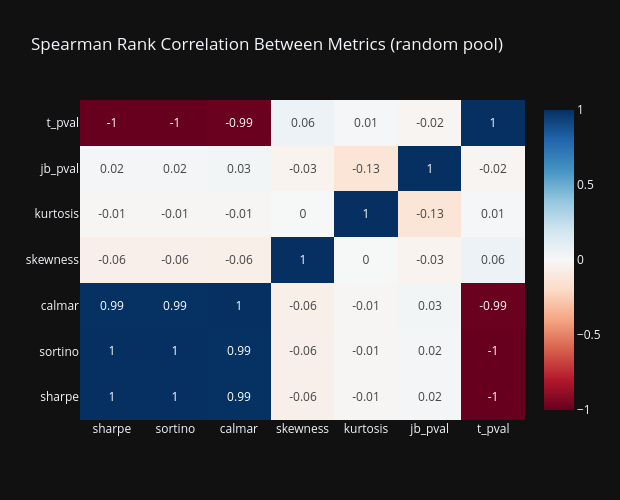

The code cell stored with this chart in its notebook:
### Code cell
# ── Rank correlations between metrics ────────────────────────────────────────
METRIC_COLS = ['sharpe', 'sortino', 'calmar', 'skewness', 'kurtosis', 'jb_pval', 't_pval']

corr = pool_df[METRIC_COLS].corr(method='spearman')

fig = go.Figure(go.Heatmap(
    z=corr.values,
    x=METRIC_COLS,
    y=METRIC_COLS,
    colorscale='RdBu',
    zmid=0,
    text=np.round(corr.values, 2),
    texttemplate='%{text}',
    showscale=True
))

fig.update_layout(
    title='Spearman Rank Correlation Between Metrics (random pool)',
    template='plotly_dark',
    height=500,
    width=620
)
fig.show()

### Figure 1 — Plotly figure (JSON) as saved in the notebook; plotly's stock layout.template omitted (floating-point values rounded to 4 significant figures)
{"data": [{"colorscale": [[0, "rgb(103,0,31)"], [0.1, "rgb(178,24,43)"], [0.2, "rgb(214,96,77)"], [0.3, "rgb(244,165,130)"], [0.4, "rgb(253,219,199)"], [0.5, "rgb(247,247,247)"], [0.6, "rgb(209,229,240)"], [0.7, "rgb(146,197,222)"], [0.8, "rgb(67,147,195)"], [0.9, "rgb(33,102,172)"], [1, "rgb(5,48,97)"]], "showscale": true, "text": [[1, 1, 0.99, -0.06, -0.01, 0.02, -1], [1, 1, 0.99, -0.06, -0.01, 0.02, -1], [0.99, 0.99, 1, -0.06, -0.01, 0.03, -0.99], [-0.06, -0.06, -0.06, 1, 0, -0.03, 0.06], [-0.01, -0.01, -0.01, 0, 1, -0.13, 0.01], [0.02, 0.02, 0.03, -0.03, -0.13, 1, -0.02], [-1, -1, -0.99, 0.06, 0.01, -0.02, 1]], "texttemplate": "%{text}", "type": "heatmap", "x": ["sharpe", "sortino", "calmar", "skewness", "kurtosis", "jb_pval", "t_pval"], "y": ["sharpe", "sortino", "calmar", "skewness", "kurtosis", "jb_pval", "t_pval"], "z": [[1, 0.9998, 0.9936, -0.05542, -0.01217, 0.02111, -1], [0.9998, 1, 0.9934, -0.05622, -0.01158, 0.02185, -0.9998], [0.9936, 0.9934, 1, -0.05633, -0.01405, 0.02753, -0.9936], [-0.05542, -0.05622, -0.05633, 1, 0.004215, -0.03128, 0.05542], [-0.01217, -0.01158, -0.01405, 0.004215, 1, -0.1318, 0.01217], [0.02111, 0.02185, 0.02753, -0.03128, -0.1318, 1, -0.02111], [-1, -0.9998, -0.9936, 0.05542, 0.01217, -0.02111, 1]], "zmid": 0}], "layout": {"height": 500, "title": {"text": "Spearman Rank Correlation Between Metrics (random pool)"}, "width": 620}}
